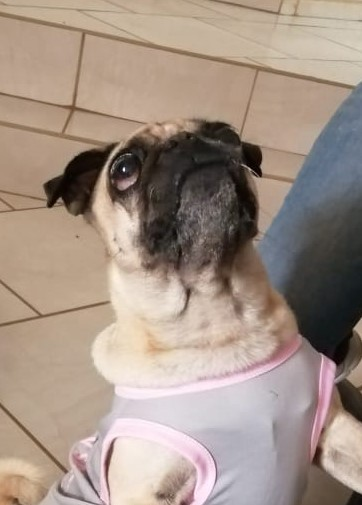
#> input picture Pug.jpeg, 362 x 505 px
$ python E_5.py
#> lines starting #> are read from the running program, lines starting #| are printed output that depends on the picture
#Paredes Márquez Carlos
#Ejercicio_5
#20 08 2021
'''Abre una imagen a color'''

import cv2
import numpy as np

im= cv2.imread('Pug.jpeg')
#> im is the input picture: shape (505, 362, 3); mean B, G, R 134, 145.7, 162.6

'''rotar 180* a lado <contrario> de la manecilla del reloj'''

im1= cv2.rotate(im, cv2.ROTATE_90_COUNTERCLOCKWISE)
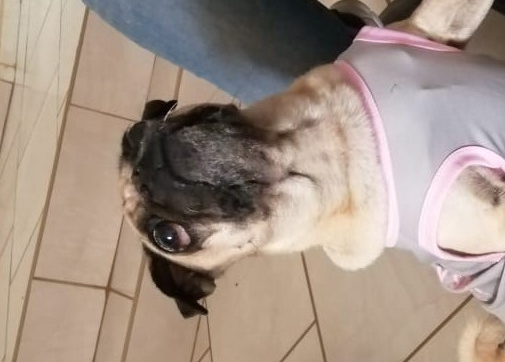
#> im1: shape (362, 505, 3); mean B, G, R 134, 145.7, 162.6
im2= cv2.rotate(im1, cv2.ROTATE_90_COUNTERCLOCKWISE)
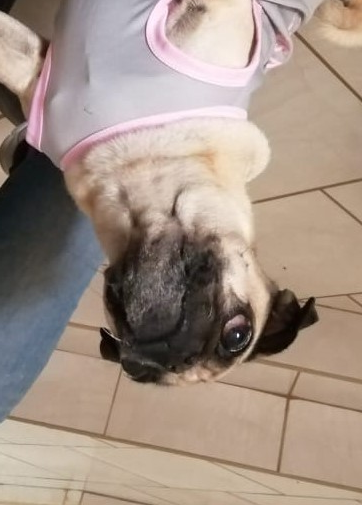
#> im2: shape (505, 362, 3); mean B, G, R 134, 145.7, 162.6

'''Conviértela a escala de grises'''

R = im2[:,:,2]
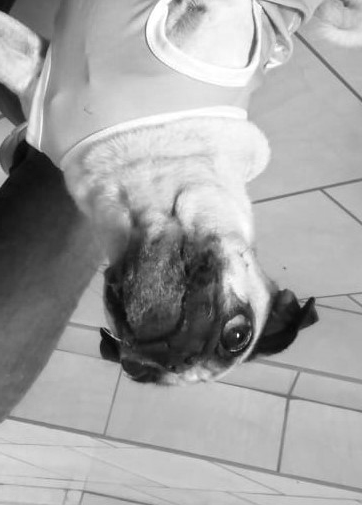
#> R: shape (505, 362); min 5, max 255, mean 162.6
G = im2[:,:,1]
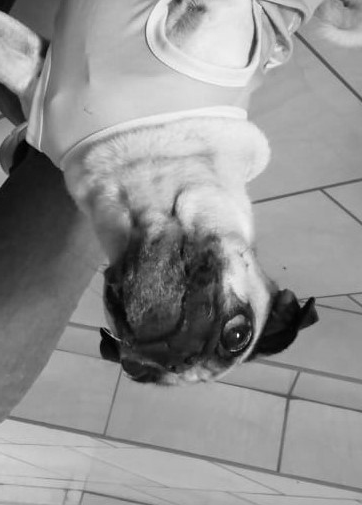
#> G: shape (505, 362); min 0, max 253, mean 145.7
B = im2[:,:,0]
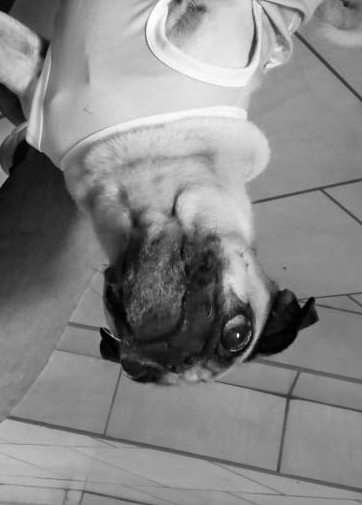
#> B: shape (505, 362); min 0, max 255, mean 134

ig = R*0.299 + G*0.587 + B*0.114
ig= ig.astype(np.uint8)

'''Calcula el negativo de la imagen'''

im_f = 225 - ig
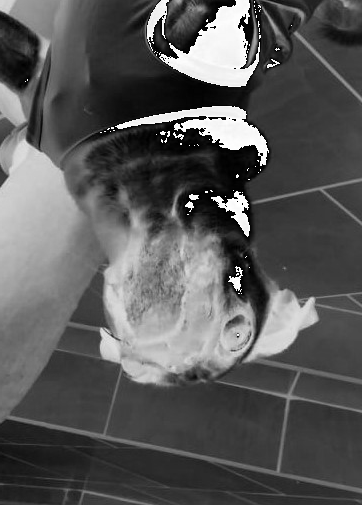
#> im_f: shape (505, 362); min 0, max 255, mean 88.3

'''Muestra imagen original y resultado'''

cv2.imshow('image0', im)
cv2.imshow('image1', im_f)
cv2.waitKey(0)
